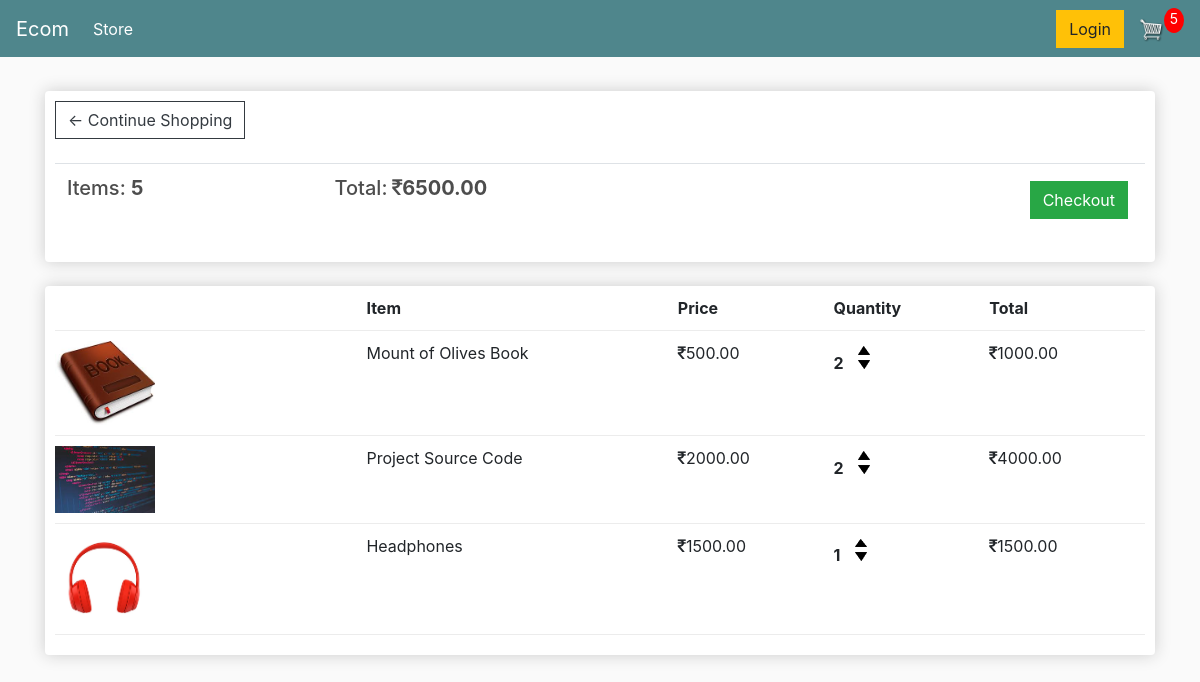
The app's page /cart/ (signed in) with its own data.
### store/models.py (models this page shows, shortened)
class Order(models.Model):
    customer = models.ForeignKey(Customer, on_delete=models.SET_NULL, null=True, blank=True)
    date_ordered = models.DateTimeField(auto_now_add=True)
    complete = models.BooleanField(default=False)
    transaction_id = models.CharField(max_length=100, null=True)
    @property
    def get_cart_total(self):
        order_items = self.orderitem_set.all()
        total = sum([item.get_total for item in order_items])
        return total
    @property
    def get_cart_items(self):
        order_items = self.orderitem_set.all()
        total = sum([item.quantity for item in order_items])
        return total

class OrderItem(models.Model):
    product = models.ForeignKey(Product, on_delete=models.SET_NULL, null=True)
    order = models.ForeignKey(Order, on_delete=models.SET_NULL, null=True)
    quantity = models.IntegerField(default= 0, null=True, blank=True)
    date_added = models.DateTimeField(auto_now_add=True)
    @property
    def get_total(self):
        return self.product.price * self.quantity

class Product(models.Model):
    name = models.CharField(max_length=200, null=True)
    price = models.DecimalField(decimal_places = 2, max_digits=10)
    digital = models.BooleanField(default=False, null=True)
    image = models.ImageField(null=True, blank=True)
    @property
    def imageURL(self):
        try:
            url = self.image.url
        except:
            url = ''
        return url

### store/views.py (the view)
# urls.py: path('cart/', views.cart, name='cart'),
def cart(request):
    data = cartData(request)
    cartItems = data['cartItems']
    order = data['order']
    items = data['items']
    return render(request, 'store/cart.html', {'cartItems': cartItems, 'order':order, 'items':items,})

### store/utils.py (called while the page is built, shortened)
def cartData(request):
    if request.user.is_authenticated:
        customer = request.user.customer
        order, created = Order.objects.get_or_create(customer=customer, complete=False)
        items = order.orderitem_set.all()
        cartItems = order.get_cart_items
    return {'cartItems': cartItems, 'order': order, 'items': items}

### store/templates/store/cart.html
{% extends 'store/main.html' %}
{% load static %}
{% block body-block %}
  <div class="row">
    <div class="col-lg-12">
      <div class="box-element">
        <a  class="btn btn-outline-dark" href="{% url 'store' %}">&#x2190; Continue Shopping</a>
        <br>
        <br>
        <table class="table">
          <tr>
            <th><h5>Items: <strong>{{order.get_cart_items}}</strong></h5></th>
            <th><h5>Total:<strong>  <i class="fa fa-inr"></i>{{order.get_cart_total}}</strong></h5></th>
            <th>
              <a  style="float:right; margin:5px;" class="btn btn-success" href="{% url 'checkout' %}">Checkout</a>
            </th>
          </tr>
        </table>
      </div>
      <br>
      <div class="box-element">
        <div class="cart-row">
          <div style="flex:2"></div>
          <div style="flex:2"><strong>Item</strong></div>
          <div style="flex:1"><strong>Price</strong></div>
          <div style="flex:1"><strong>Quantity</strong></div>
          <div style="flex:1"><strong>Total</strong></div>
        </div>
        {% for item in items %}
        <div class="cart-row">
          <div style="flex:2"><img class="row-image" src="{{item.product.imageURL}}"></div>
          <div style="flex:2"><p>{{item.product.name}}</p></div>
          <div style="flex:1"><p><i class="fa fa-inr"></i>{{item.product.price|floatformat:2}}</p></div>
          <div style="flex:1">
            <p class="quantity">{{item.quantity}}</p>
            <div class="quantity">
              <img data-product={{item.product.id}} data-action="add" class="chg-quantity update-cart" src="{% static  'images/arrow-up.png' %}">
              <img data-product={{item.product.id}} data-action="remove" class="chg-quantity update-cart" src="{% static  'images/arrow-down.png' %}">
            </div>
          </div>
          <div style="flex:1"><p><i class="fa fa-inr"></i>{{item.get_total}}</p></div>
        </div>
        {% endfor %}
      </div>
    </div>
  </div>
{% endblock %}

### store/templates/store/main.html (shortened to what this page needs)
<!DOCTYPE html>
{% load static %}
<html>
<head>
  <link rel="stylesheet" href="//maxcdn.bootstrapcdn.com/font-awesome/4.3.0/css/font-awesome.min.css">
	<link rel="stylesheet" href="https://stackpath.bootstrapcdn.com/bootstrap/4.4.1/css/bootstrap.min.css">
	<link rel="stylesheet" type="text/css" href="{% static 'css/main.css' %}">
</head>
<body>
	<nav class="navbar navbar-expand-lg navbar-dark bg-dark">
	  <a class="navbar-brand" href="{% url 'store' %}">Ecom</a>
	  <div class="collapse navbar-collapse" id="navbarSupportedContent">
	    <ul class="navbar-nav mr-auto">
	      <li class="nav-item active">
	        <a class="nav-link" href="{% url 'store' %}">Store <span class="sr-only">(current)</span></a>
	      </li>
	    </ul>
	    <div class="form-inline my-2 my-lg-0">
	     	<a href="#" class="btn btn-warning">Login</a>
	     	<a href="{% url 'cart' %}">
	    		<img  id="cart-icon" src="{% static 'images/cart.png' %}">
	    	</a>
	    	<p id="cart-total">{{cartItems}}</p>
	    </div>
	  </div>
	</nav>
     <div class="container">
        <br>
        {% block body-block%}
        {% endblock %}
     </div>
</body>
</html>

### store/static/css/main.css (style rules this page uses)
body { background-color: hsl(0, 0%, 98%); }
h1,h2,h3,h4,h5,h6 { color:hsl(0, 0%, 30%); }
.box-element { box-shadow:hsl(0, 0%, 80%) 0 0 16px; background-color: #fff; border-radius: 4px; padding: 10px; }
.bg-dark { background-color: #4f868c!important; }
#cart-icon { width:25px; display: inline-block; margin-left: 15px; }
#cart-total { display: block; text-align: center; color:#fff; background-color: red; width: 20px; height: 25px; border-radius: 50%; font-size: 14px; }
.col-lg-4, .col-lg-6, .col-lg-8, .col-lg-12 { margin-top: 10px; }
.btn { border-radius: 0; }
.row-image { width: 100px; }
.cart-row { display: flex; align-items: flex-stretch; padding-bottom: 10px; margin-bottom: 10px; border-bottom: 1px solid #ececec; }
.quantity { display: inline-block; font-weight: 700; padding-right:10px; }
.chg-quantity { width: 12px; cursor: pointer; display: block; margin-top: 5px; transition:.1s; }

### records on screen
Order: get_cart_items "5", get_cart_total "6500.00"
OrderItem: product.imageURL (picture), product.name "Mount of Olives Book", product.price "500.00", quantity "2", get_total "1000.00"
OrderItem: product.imageURL (picture), product.name "Project Source Code", product.price "2000.00", quantity "2", get_total "4000.00"
OrderItem: product.imageURL (picture), product.name "Headphones", product.price "1500.00", quantity "1", get_total "1500.00"

### other values on screen
{{ cartItems }} "5"
